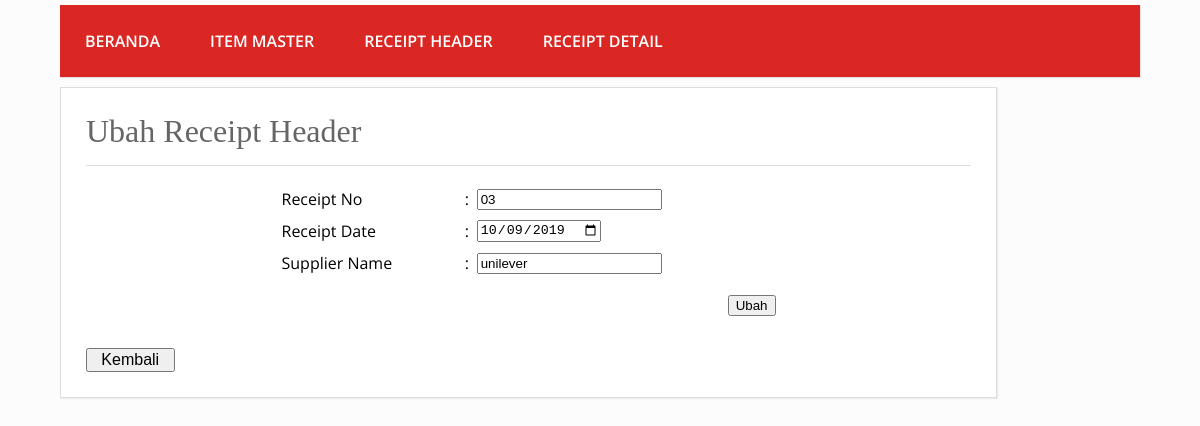
The page /receipt_header/edit.php?id_header=1 on the database its author committed.
### tables this page shows
CREATE TABLE IF NOT EXISTS `tbl_receipt_header` (
  `id_header` int(11) NOT NULL,
  `receipt_no` varchar(50) NOT NULL,
  `receipt_date` date NOT NULL,
  `supplier_name` varchar(100) NOT NULL,
  PRIMARY KEY (`id_header`),
  UNIQUE KEY `receipt_no` (`receipt_no`)
);

### receipt_header/edit.php (the view, shortened to what this page needs)
<?php
if(isset($_GET['id_header'])){
    $id_header = $_GET['id_header'];
    $sql = "SELECT * FROM `tbl_receipt_header` WHERE `id_header`='$id_header'";
    $query = mysql_query($sql);
    if(mysql_num_rows($query) > 0){
        while ($row = mysql_fetch_array($query)) {
          $receipt_no = $row['receipt_no'];
          $receipt_date = $row['receipt_date'];
          $supplier_name = $row['supplier_name'];
        }
    }else{
        echo "Not Found";
        die();
    }
}else{
    die();
}
?>
<body>
  <div class="wrap">
    <nav class="menu">
      <ul>
        <li><a href="../index.php">Beranda</a></li>
        <li><a href="../item_master/item_master.php">Item Master</a></li>
        <li><a href="receipt_header.php">Receipt Header</a></li>
        <li><a href="../receipt_detail/receipt_detail.php">Receipt Detail</a></li>
      </ul>
    </nav>
<html>
<head>
  <link rel="stylesheet" type="text/css" href="../css/custom.css">
</head>
    <div class="blog">
      <div class="conteudo">
        <h1>Ubah Receipt Header</h1>
        <hr>
        <p>
            <form id="form1" name="form1" method="post" action="edit.php?id_header=<?php echo $_GET['id_header']; ?>">
            <table width="500" border="0" align="center">
              <tr>
                <td height="30">Receipt No</td>
                <td >:</td>
                <td ><input type="text" name="receipt_no" id="receipt_no" value="<?php echo $receipt_no;?>"/></td>
              </tr>
              <tr>
                <td height="30">Receipt Date</td>
                <td >:</td>
                <td ><input type="Date" name="receipt_date" id="receipt_date" value="<?php echo $receipt_date;?>"/>
                </td>
              </tr>
              <tr>
                <td height="30">Supplier Name</td>
                <td >:</td>
                <td ><input type="text" name="supplier_name" id="supplier_name" value="<?php echo $supplier_name;?>"/></td>
              </tr>
              <tr>
                <td colspan="3" height="50" align="right">
                  <input type="submit" name="button" id="button" value="Ubah" />
                </td>
                </tr>
            </table>
            </form>
        </p>
        <a href="receipt_header.php" style="text-decoration: none;"><button style="width: 10%; font-size: 16px;">Kembali</button></a>
      </div>
    </div>
  </div>
</body>
</html>

### css/custom.css (style rules this page uses)
body { background: #fcfcfc; margin:0; font-family: 'Open Sans', sans-serif; }
hr { border:0; background:#dedede; height:1px; }
.wrap { width: 90%; margin:5px auto; }
nav.menu ul { overflow:hidden; color:#fcfcfc; list-style: none; float:left; padding:0; width: 100%; margin:0 0 0; background: #da2724; -webkit-box-shadow: 1px 1px 1px 0px rgba(204,204,204,0.55); -moz-box-shadow: 1px 1px 1px 0px rgba(204,204,204,0.55); box-shadow: 1px 1px 1px 0px rgba(204,204,204,0.55); }
nav.menu ul li { margin:0; float:left; }
nav.menu ul a { padding:25px; display:block; font-weight:600; font-size: 16px; color:#fff; text-transform: uppercase; transition: all 0.5s ease; text-decoration: none; }
.blog { float:left; }
.conteudo { width:885px; padding:25px; margin:10px auto; background: #fff; border:1px solid #dedede; -webkit-box-shadow: 1px 1px 1px 0px rgba(204,204,204,0.35); -moz-box-shadow: 1px 1px 1px 0px rgba(204,204,204,0.35); box-shadow: 1px 1px 1px 0px rgba(204,204,204,0.35); }
.conteudo h1 { padding:0; margin:0 0 15px; font-weight: normal; color: #666; font-family: Georgia; }

### rows shown on the page
tbl_receipt_header: receipt_no "03", receipt_date "10/09/2019", supplier_name "unilever"
